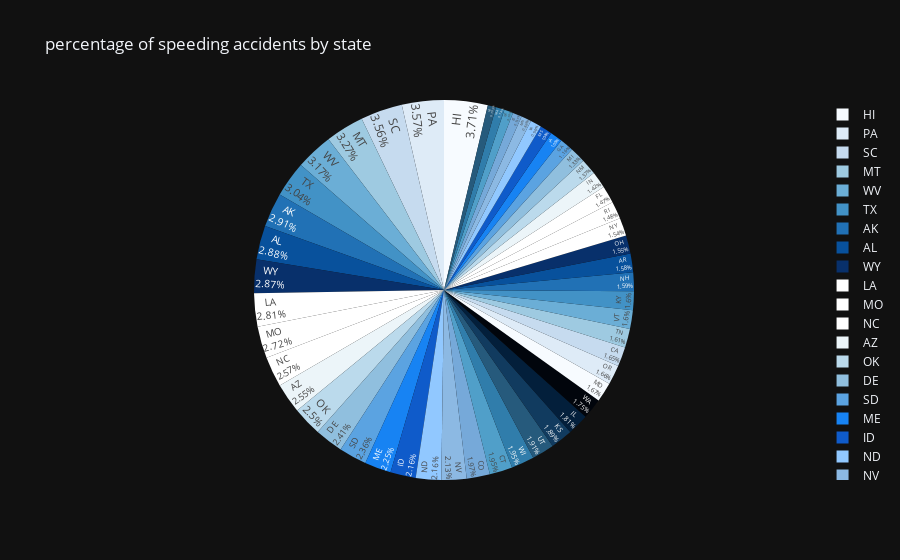

Notebook cell for this chart:
### Code cell
plot = px.pie(df,  values='speeding',names='abbrev',
              title="percentage of speeding accidents by state",template="plotly_dark",
              color_discrete_sequence =px.colors.sequential.Blues
              )
plot.update_traces(textposition = 'inside', textinfo = 'percent+label')

### Figure 1 — Plotly figure (JSON) as saved in the notebook; plotly's stock layout.template omitted (floating-point values rounded to 4 significant figures)
{"data": [{"domain": {"x": [0, 1], "y": [0, 1]}, "hovertemplate": "abbrev=%{label}<br>speeding=%{value}<extra></extra>", "labels": ["AL", "AK", "AZ", "AR", "CA", "CO", "CT", "DE", "DC", "FL", "GA", "HI", "ID", "IL", "IN", "IA", "KS", "KY", "LA", "ME", "MD", "MA", "MI", "MN", "MS", "MO", "MT", "NE", "NV", "NH", "NJ", "NM", "NY", "NC", "ND", "OH", "OK", "OR", "PA", "RI", "SC", "SD", "TN", "TX", "UT", "VT", "VA", "WA", "WV", "WI", "WY"], "legendgroup": "", "name": "", "showlegend": true, "textinfo": "percent+label", "textposition": "inside", "type": "pie", "values": [7.332, 7.421, 6.51, 4.032, 4.2, 5.032, 4.968, 6.156, 2.006, 3.759, 2.964, 9.45, 5.508, 4.608, 3.625, 2.669, 4.806, 4.066, 7.175, 5.738, 4.25, 1.886, 3.384, 2.208, 2.64, 6.923, 8.346, 1.937, 5.439, 4.06, 1.792, 3.496, 3.936, 6.552, 5.497, 3.948, 6.368, 4.224, 9.1, 3.774, 9.082, 6.014, 4.095, 7.76, 4.859, 4.08, 2.413, 4.452, 8.092, 4.968, 7.308]}], "layout": {"legend": {"tracegroupgap": 0}, "piecolorway": ["rgb(247,251,255)", "rgb(222,235,247)", "rgb(198,219,239)", "rgb(158,202,225)", "rgb(107,174,214)", "rgb(66,146,198)", "rgb(33,113,181)", "rgb(8,81,156)", "rgb(8,48,107)"], "title": {"text": "percentage of speeding accidents by state"}}}
